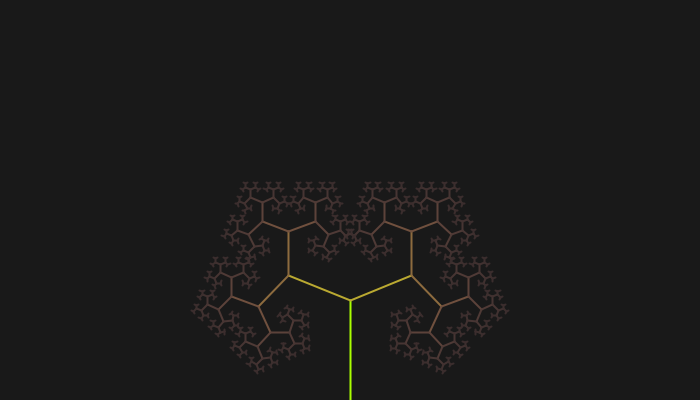
Frame 1 (no input)
Frame 60 (the mouse pressed at the canvas centre just before this capture): identical to frame 1, image omitted
Frame 120 (the mouse held since frame 60 and released just before this capture): identical to frame 1, image omitted

The Processing sketch that drew this single still picture (run headless with seeded random() and noise(); from frame 60 on, the mouse is pressed at the canvas centre):

// Processing sketch: N08_trees
// ── N08_trees.pde
float theta = degrees(10);

void setup() {
  size(700, 400);
  colorMode(HSB, 360, 100, 100, 100);
  strokeWeight(2);
}

void draw() {
  background(0, 0, 10);

  translate(width/2, height);
  branch(100);
}

void branch(float len) {
  float bri = map(len, 2, 100, 23, 100);
  float hue = map(len, 2, 100, 0, 80);
  stroke(hue, bri, bri);
  line(0, 0, 0, -len);
  translate(0, -len);

  len *= .66;

  if (len > 2) {
    pushMatrix();
      rotate(theta);
      branch(len);
    popMatrix();

    pushMatrix();
      rotate(-theta);
      branch(len);
    popMatrix();
  }
}

void mouseMoved() {
  theta = map(mouseX, 0, width, 0, PI);
  println(theta);
}
